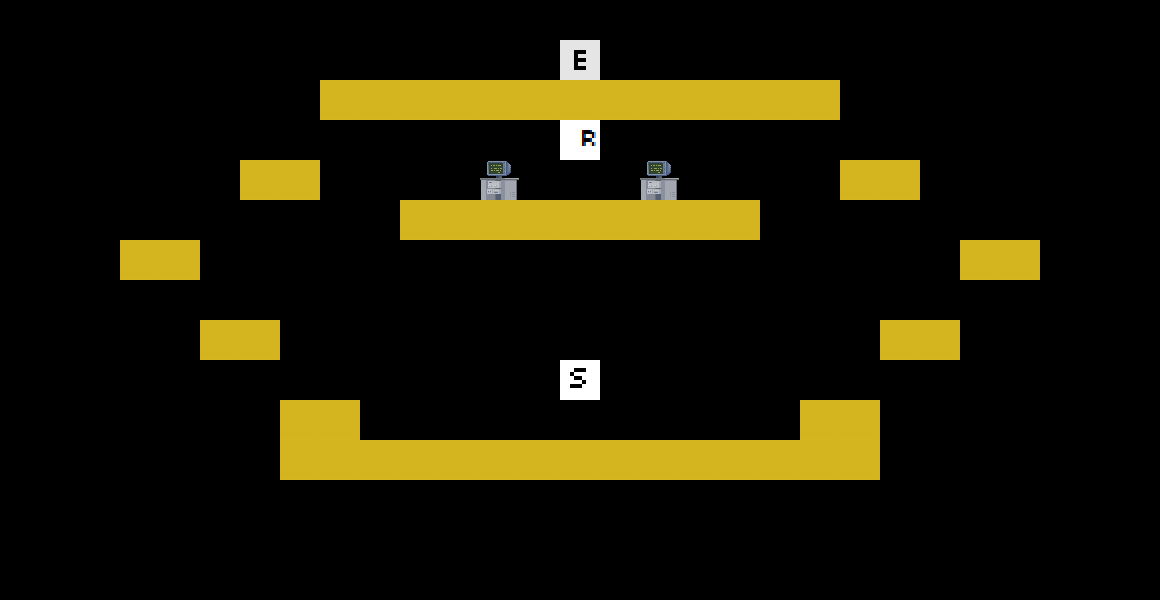

This is a level from a 2D game, rendered from its Tiled map with the project's own tilesets. A one-line summary and the map file follow, with tile-layer data summarised:
An orthogonal 29x15 tile map with 40x40 px tiles, 2 tile layers (art, data).

<map version="1.0" orientation="orthogonal" width="29" height="15" tilewidth="40" tileheight="40">
 <tileset firstgid="1" name="tileset" tilewidth="40" tileheight="40">
  <image source="../tileset.png" width="200" height="200" />
 </tileset>
 <layer name="art" width="29" height="15" opacity="0.9">
  <data>[435 cells, 56 non-empty, 3 distinct tile ids]</data>
 </layer>
 <layer name="data" width="29" height="15">
  <data>[435 cells, 2 non-empty, 2 distinct tile ids]</data>
 </layer>
</map>
